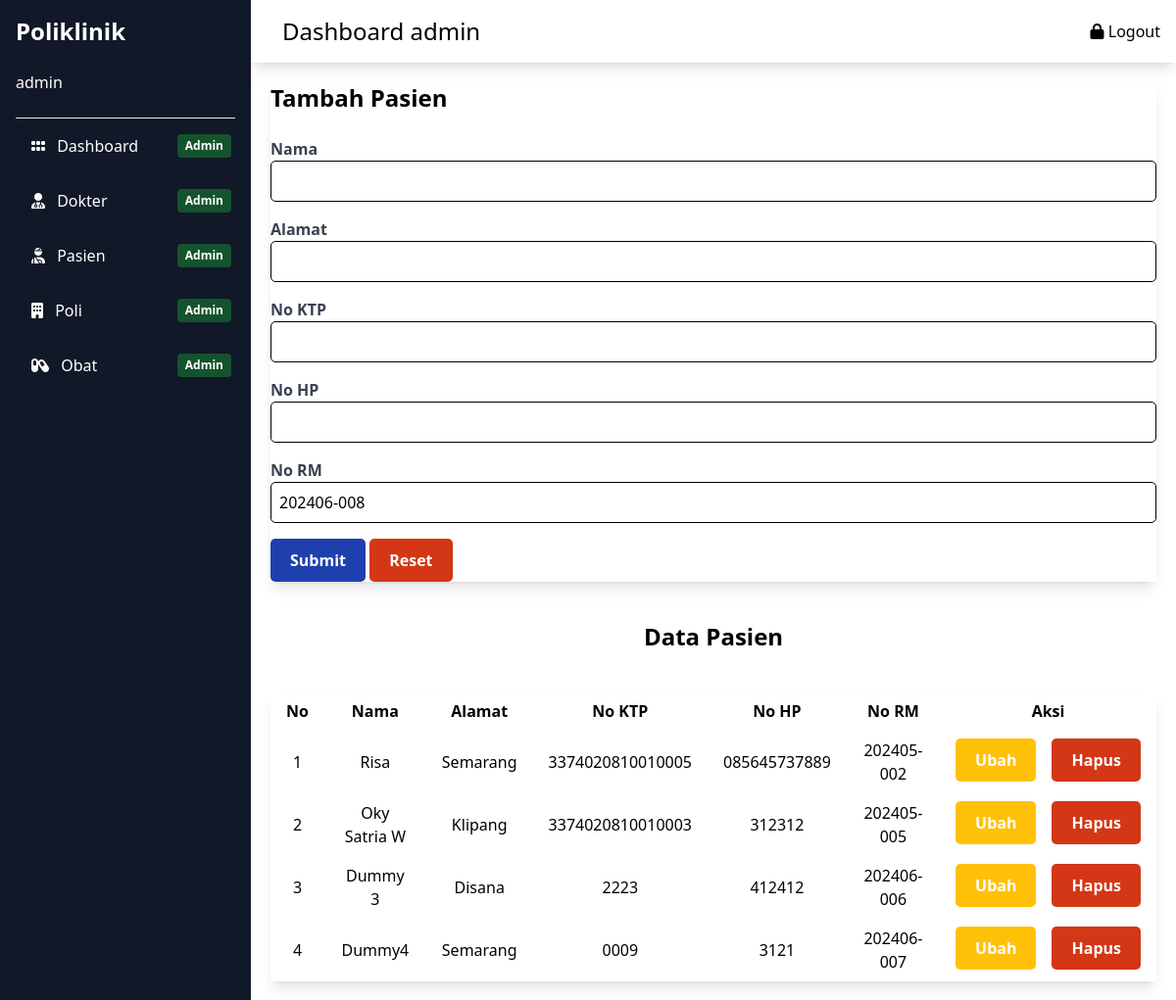
Page /public/pages/admin/pasien.php (signed in) on the committed database.
### tables this page shows
CREATE TABLE `pasien` (
  `id` int(11) NOT NULL,
  `nama` varchar(255) NOT NULL,
  `alamat` varchar(255) NOT NULL,
  `no_ktp` varchar(255) NOT NULL,
  `no_hp` varchar(50) NOT NULL,
  `no_rm` varchar(25) NOT NULL
);

### config/conn.php (called while the page is built, shortened)
<?php
function getNextNoRm($conn) {
  $queryGetRm = "SELECT MAX(SUBSTRING(no_rm, 8)) as last_queue_number FROM pasien";
  $stmt = $conn->prepare($queryGetRm);
  $stmt->execute();
  $rowRm = $stmt->fetch(PDO::FETCH_ASSOC);
  $lastQueueNumber = $rowRm['last_queue_number'];
  $lastQueueNumber = $lastQueueNumber ? $lastQueueNumber : 0;
  $tahun_bulan = date("Ym");
  $newQueueNumber = $lastQueueNumber + 1;
  $no_rm = $tahun_bulan . "-" . str_pad($newQueueNumber, 3, '0', STR_PAD_LEFT);
  return $no_rm;
}
?>

### public/pages/admin/pasien.php (the view, shortened to what this page needs)
<?php
include("../../../config/conn.php");
$nextNoRm = getNextNoRm($conn);
?>
<!DOCTYPE html>
<html lang="en">
<head>
    <link href="../../../src/styles.css" rel="stylesheet">
    <link rel="stylesheet" href="https://cdnjs.cloudflare.com/ajax/libs/font-awesome/6.0.0-beta3/css/all.min.css">
</head>
<body>
    <?php include ("../../../src/components/sidebar.php") ?>
    <?php include ("../../../src/components/navbar-dashboard.php") ?>
    <div class="main-content p-5 flex-grow md:ml-64 transition-all">
            <form action="<?php echo htmlspecialchars($_SERVER["PHP_SELF"]); ?>" method="post" class="w-full flex flex-col shadow-lg p-8">
                <h1 class="text-2xl font-bold">Tambah Pasien</h1>
                <br>
                <div class="mb-4 flex flex-col">
                    <label for="nama" class="block text-gray-700 font-bold mb-2 text-xl">Nama</label>
                    <input type="text" id="nama" name="nama" class="form-input rounded-md border border-blue-900 p-2">
                </div>
                <div class="mb-4 flex flex-col">
                    <label for="alamat" class="block text-gray-700 font-bold mb-2 text-xl">Alamat</label>
                    <input type="text" id="alamat" name="alamat" class="form-input rounded-md border border-blue-900 p-2" >
                </div>
                <div class="mb-4 flex flex-col">
                    <label for="no_ktp" class="block text-gray-700 font-bold mb-2 text-xl">No KTP</label>
                    <input type="text" id="no_ktp" name="no_ktp" class="form-input rounded-md border border-blue-900 p-2">
                </div>
                <div class="mb-4 flex flex-col">
                    <label for="no_hp" class="block text-gray-700 font-bold mb-2 text-xl">No HP</label>
                    <input type="text" id="no_hp" name="no_hp" class="form-input rounded-md border border-blue-900 p-2">
                </div>
                <div class="mb-4 flex flex-col">
                    <label for="no_rm" class="block text-gray-700 font-bold mb-2 text-xl">No RM</label>
                    <input type="text" id="no_rm" name="no_rm" class="form-input rounded-md border border-blue-900 p-2" value="<?php echo $nextNoRm; ?>" readonly>
                </div>
                <div class="button-container">
                    <button type="submit" class="submit-button text-white font-bold py-2 px-4 rounded">
                        Submit
                    </button>
                    <button type="reset" class="reset-button text-white font-bold py-2 px-4 rounded">
                        Reset
                    </button>
                </div>
            </form>
            <h2 class="text-2xl font-bold my-10 text-center">Data Pasien</h2>
            <div class="mt-8 p-8 shadow-lg flex flex-col text-center overflow-auto">
                <table class="table-auto ">
                    <thead class="border-b-2 border-black">
                        <tr>
                            <th class="px-4 py-2">No</th>
                            <th class="px-4 py-2">Nama</th>
                            <th class="px-4 py-2">Alamat</th>
                            <th class="px-4 py-2">No KTP</th>
                            <th class="px-4 py-2"> No HP</th>
                            <th class="px-4 py-2"> No RM</th>
                            <th class="px-4 py-2">Aksi</th>
                        </tr>
                    </thead>
                    <tbody>
                    <?php
                        $sql = "SELECT * FROM pasien";
                        $stmt = $conn->prepare($sql);
                        $stmt->execute();
                        $pasienList = $stmt->fetchAll(PDO::FETCH_ASSOC);
                        $index = 1;
                        foreach ($pasienList as $pasien) { ?>
                            <tr class='text-center'>
                                <td class='px-4 py-2'> <?= ($index++); ?></td>
                                <td class='px-4 py-2'> <?= $pasien['nama']; ?></td>
                                <td class='px-4 py-2'> <?= $pasien['alamat']; ?></td>
                                <td class='px-4 py-2'> <?= $pasien['no_ktp'];  ?></td>
                                <td class='px-4 py-2'> <?= $pasien['no_hp'];  ?></td>
                                <td class='px-4 py-2'> <?= $pasien['no_rm'];  ?></td>
                                <td class='px-4 py-2 flex justify-center w-full space-x-4'>
                                        <a class='ubah-button text-white font-bold rounded p-2' href='<?php echo str_replace("/pasien.php", "", $_SERVER["PHP_SELF"]) . "../pasien/update.php?id=" . $pasien['id']; ?>'>Ubah</a>
                                        <form action='' method='GET' class=''>
                                            <button type='submit' name='delete' class='reset-button text-white font-bold rounded p-2'>Hapus</button>
                                        </form>
                                </td>
                            </tr>
                            <?php
                        }
                        ?>
                    </tbody>
            </div>
    </div>
</body>
</html>

### src/styles.css (style rules this page uses)
html, :host { line-height: 1.5; -webkit-text-size-adjust: 100%; -moz-tab-size: 4; -o-tab-size: 4; tab-size: 4; font-family: ui-sans-serif, system-ui, sans-serif, "Apple Color Emoji", "Segoe UI Emoji", "Segoe UI Symbol", "Noto Color Emoji"; font-feature-settings: normal; font-variation-settings: normal; -webkit-tap-highlight-color: transparent; }
body { margin: 0; line-height: inherit; }
h1, h2, h3, h4, h5, h6 { font-size: inherit; font-weight: inherit; }
a { color: inherit; text-decoration: inherit; }
table { text-indent: 0; border-color: inherit; border-collapse: collapse; }
button, input, optgroup, select, textarea { font-family: inherit; font-feature-settings: inherit; font-variation-settings: inherit; font-size: 100%; font-weight: inherit; line-height: inherit; letter-spacing: inherit; color: inherit; margin: 0; padding: 0; }
button, select { text-transform: none; }
button, input:where([type='button']), input:where([type='reset']), input:where([type='submit']) { -webkit-appearance: button; background-color: transparent; background-image: none; }
blockquote, dl, dd, h1, h2, h3, h4, h5, h6, hr, figure, p, pre { margin: 0; }
input::placeholder, textarea::placeholder { opacity: 1; color: #9ca3af; }
button, [role="button"] { cursor: pointer; }
.my-10 { margin-top: 2.5rem; margin-bottom: 2.5rem; }
.mb-4 { margin-bottom: 1rem; }
.flex { display: flex; }
.flex-grow { flex-grow: 1; }
.flex-col { flex-direction: column; }
.justify-center { justify-content: center; }
.space-x-4 > :not([hidden]) ~ :not([hidden]) { --tw-space-x-reverse: 0; margin-right: calc(1rem * var(--tw-space-x-reverse)); margin-left: calc(1rem * calc(1 - var(--tw-space-x-reverse))); }
.overflow-auto { overflow: auto; }
.rounded { border-radius: 0.25rem; }
.p-2 { padding: 0.5rem; }
.p-5 { padding: 1.25rem; }
.px-4 { padding-left: 1rem; padding-right: 1rem; }
.py-2 { padding-top: 0.5rem; padding-bottom: 0.5rem; }
.text-center { text-align: center; }
.text-2xl { font-size: 1.5rem; line-height: 2rem; }
.font-bold { font-weight: 700; }
.text-gray-700 { --tw-text-opacity: 1; color: rgb(55 65 81 / var(--tw-text-opacity)); }
.text-white { --tw-text-opacity: 1; color: rgb(255 255 255 / var(--tw-text-opacity)); }
.shadow-lg { --tw-shadow: 0 10px 15px -3px rgb(0 0 0 / 0.1), 0 4px 6px -4px rgb(0 0 0 / 0.1); --tw-shadow-colored: 0 10px 15px -3px var(--tw-shadow-color), 0 4px 6px -4px var(--tw-shadow-color); box-shadow: var(--tw-ring-offset-shadow, 0 0 #0000), var(--tw-ring-shadow, 0 0 #0000), var(--tw-shadow); }
.transition-all { transition-property: all; transition-timing-function: cubic-bezier(0.4, 0, 0.2, 1); transition-duration: 150ms; }
@media (min-width: 768px) { .md\:ml-64 { margin-left: 16rem; } }

### public/pages/admin/pasien.php (style rules this page uses)
.border { border: 1px solid black; border-radius: 5px; }
.submit-button { background-color: #1E40AF; border: none; color: white; font-weight: bold; padding: 10px 20px; border-radius: 5px; transition: background-color 0.3s ease-in-out, border-color 0.3s ease-in-out; }
.reset-button { background-color: #D33715; border: none; color: white; font-weight: bold; padding: 10px 20px; border-radius: 5px; transition: background-color 0.3s ease-in-out, border-color 0.3s ease-in-out; }
.ubah-button { background-color: #ffc107; border: none; color: white; font-weight: bold; padding: 10px 20px; border-radius: 5px; transition: background-color 0.3s ease-in-out, border-color 0.3s ease-in-out; }

### rows in the picture
pasien: nama "Risa", alamat "Semarang", no_ktp "3374020810010005", no_hp "085645737889", no_rm "202405-002"
pasien: nama "Oky Satria W", alamat "Klipang", no_ktp "3374020810010003", no_hp "312312", no_rm "202405-005"
pasien: nama "Dummy 3", alamat "Disana", no_ktp "2223", no_hp "412412", no_rm "202406-006"
pasien: nama "Dummy4", alamat "Semarang", no_ktp "0009", no_hp "3121", no_rm "202406-007"

### other values in the picture
$username "admin"
$akses "admin"
